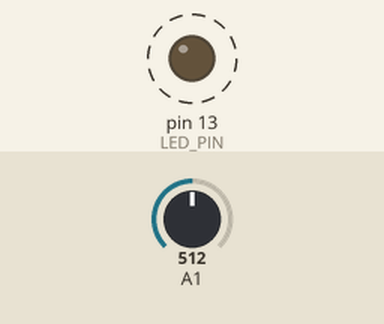
Bench run of a sketch on a simulated Arduino Uno, built with avr-gcc and run on an emulated ATmega328P. Parts: output pins drawn as LEDs (lit = HIGH). Dashed ring = blinking. The test bench sets the inputs (shaded band); at power-on: A1 = 512.

Above: at 0.92 s.
1.4 s: A1 set to 900
At 1.81 s:
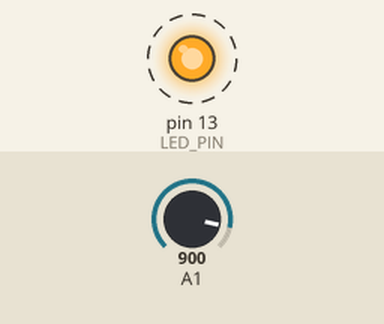
4.5 s: A1 set to 306
At 4.91 s:
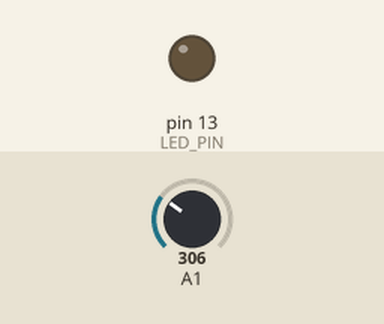
Timing chart, 0 to 13.6 s (numbered marks = the images above; inputs shaded):
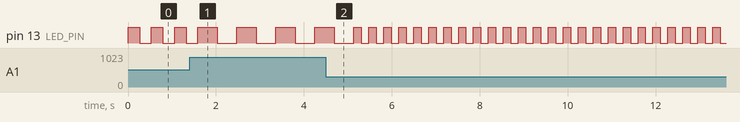

The sketch:

led_blink01.ino
```cpp
const int LED_PIN = 13;

void setup() {
  pinMode(LED_PIN, OUTPUT);
  digitalWrite(LED_PIN, LOW);
}

void loop() {
  int a = analogRead(1);
  a = map(a,0,1023,30,500);
  digitalWrite(LED_PIN, HIGH);
  delay(a);
  digitalWrite(LED_PIN, LOW);
  delay(a);
}
```

Measured:
- after the input at 1.4 s, pin 13 (LED_PIN): alternates HIGH for 0.44 s and LOW for 0.44 s, starting after 0.63 s
- by itself, pin 13 (LED_PIN): alternates HIGH for 0.27 s and LOW for 0.27 s
